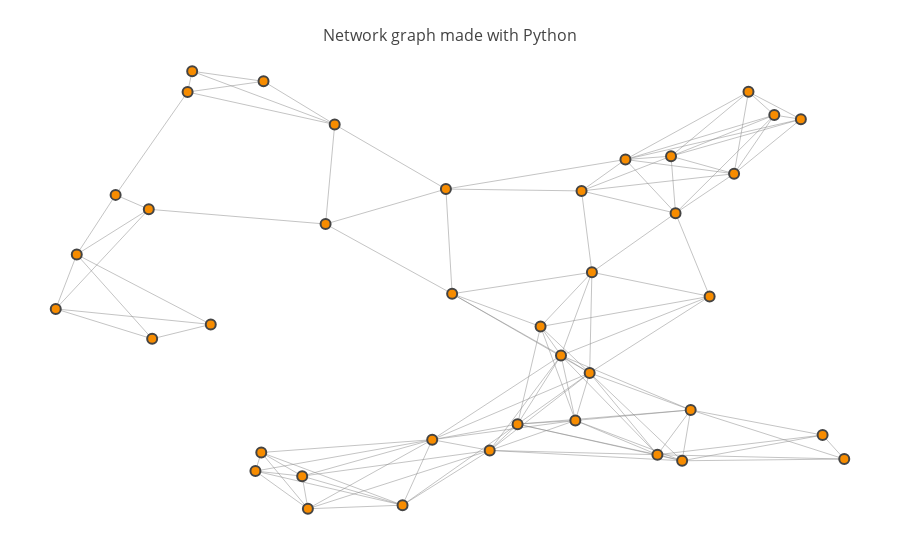

This figure's notebook cell:
### Code cell
## Let's do the bigger one..

map_40 = load_map_40()
show_map(map_40)

### Figure 1 — Plotly figure (JSON) as saved in the notebook; plotly's stock layout.template omitted (floating-point values rounded to 4 significant figures; data arrays with more than 128 entries replaced by an {"elided": "..."} marker saying what was removed)
{"data": [{"hoverinfo": "none", "line": {"color": "#888", "width": 0.5}, "mode": "lines", "type": "scatter", "x": {"elided": "369 float values"}, "y": {"elided": "369 float values"}}, {"hoverinfo": "text", "marker": {"color": [0, 0, 0, 0, 0, 0, 0, 0, 0, 0, 0, 0, 0, 0, 0, 0, 0, 0, 0, 0, 0, 0, 0, 0, 0, 0, 0, 0, 0, 0, 0, 0, 0, 0, 0, 0, 0, 0, 0, 0], "colorbar": {"thickness": 15, "title": "Node Connections", "titleside": "right", "xanchor": "left"}, "colorscale": "Hot", "line": {"width": 2}, "reversescale": true, "showscale": false, "size": 10}, "mode": "markers", "text": ["Intersection 0", "Intersection 1", "Intersection 2", "Intersection 3", "Intersection 4", "Intersection 5", "Intersection 6", "Intersection 7", "Intersection 8", "Intersection 9", "Intersection 10", "Intersection 11", "Intersection 12", "Intersection 13", "Intersection 14", "Intersection 15", "Intersection 16", "Intersection 17", "Intersection 18", "Intersection 19", "Intersection 20", "Intersection 21", "Intersection 22", "Intersection 23", "Intersection 24", "Intersection 25", "Intersection 26", "Intersection 27", "Intersection 28", "Intersection 29", "Intersection 30", "Intersection 31", "Intersection 32", "Intersection 33", "Intersection 34", "Intersection 35", "Intersection 36", "Intersection 37", "Intersection 38", "Intersection 39"], "type": "scatter", "x": [0.7802, 0.525, 0.8085, 0.2599, 0.7354, 0.09089, 0.314, 0.6825, 0.2013, 0.8552, 0.7582, 0.2531, 0.4814, 0.9112, 0.04581, 0.4583, 0.1294, 0.6077, 0.7196, 0.886, 0.4238, 0.8252, 0.4742, 0.2625, 0.9364, 0.6243, 0.5573, 0.7483, 0.6436, 0.3451, 0.02142, 0.641, 0.1744, 0.1333, 0.584, 0.3074, 0.7406, 0.3345, 0.1797, 0.6315], "y": [0.4947, 0.1495, 0.7696, 0.1449, 0.809, 0.7223, 0.01876, 0.8016, 0.432, 0.9011, 0.2403, 0.1032, 0.5006, 0.1839, 0.5887, 0.1736, 0.69, 0.3623, 0.1399, 0.8919, 0.02677, 0.9533, 0.7353, 0.9768, 0.1302, 0.2167, 0.2084, 0.1263, 0.5489, 0.88, 0.4666, 0.3233, 0.9529, 0.3997, 0.427, 0.09187, 0.6813, 0.6569, 0.9994, 0.7312]}], "layout": {"hovermode": "closest", "margin": {"b": 20, "l": 5, "r": 5, "t": 40}, "showlegend": false, "title": "<br>Network graph made with Python", "titlefont": {"size": 16}, "xaxis": {"showgrid": false, "showticklabels": false, "zeroline": false}, "yaxis": {"showgrid": false, "showticklabels": false, "zeroline": false}}}
